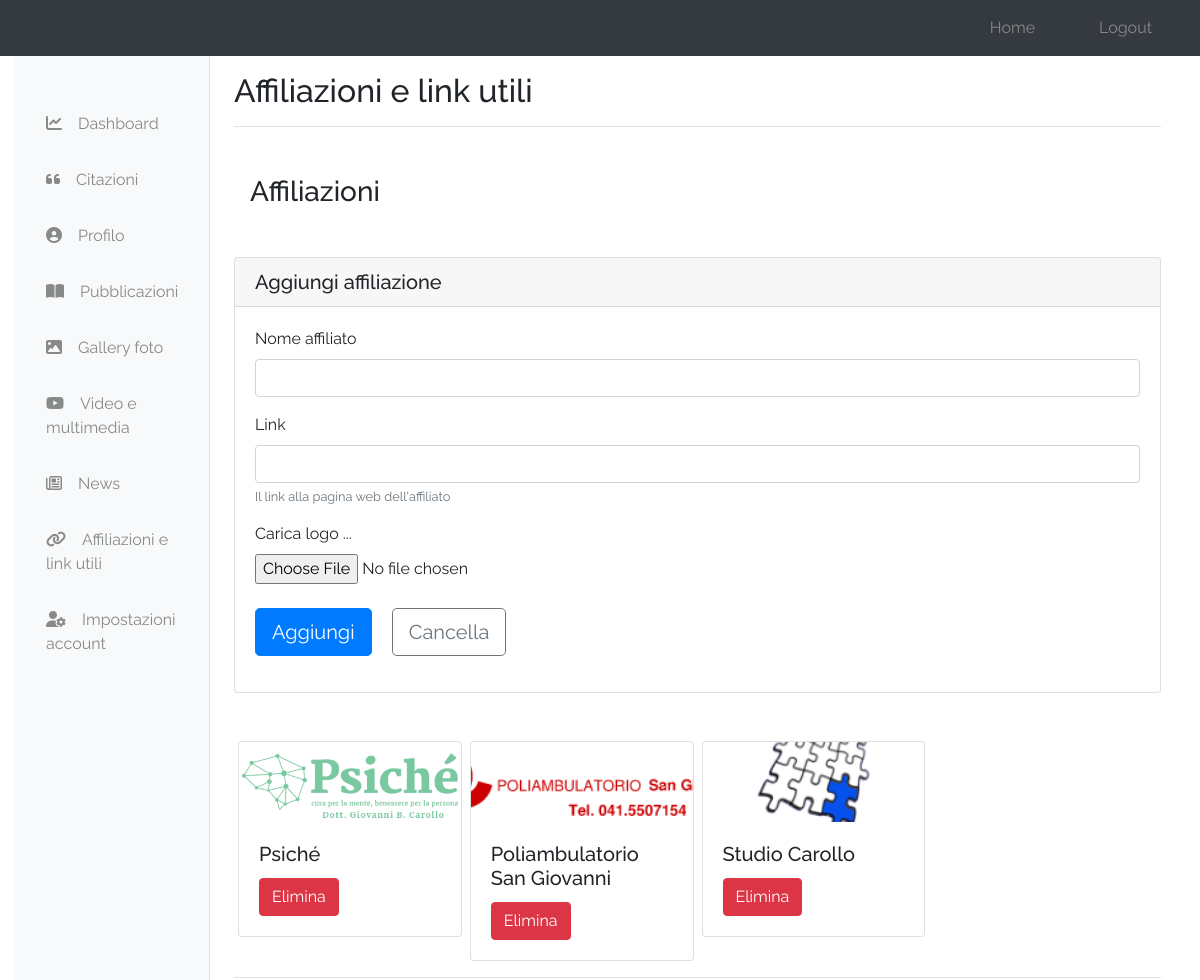
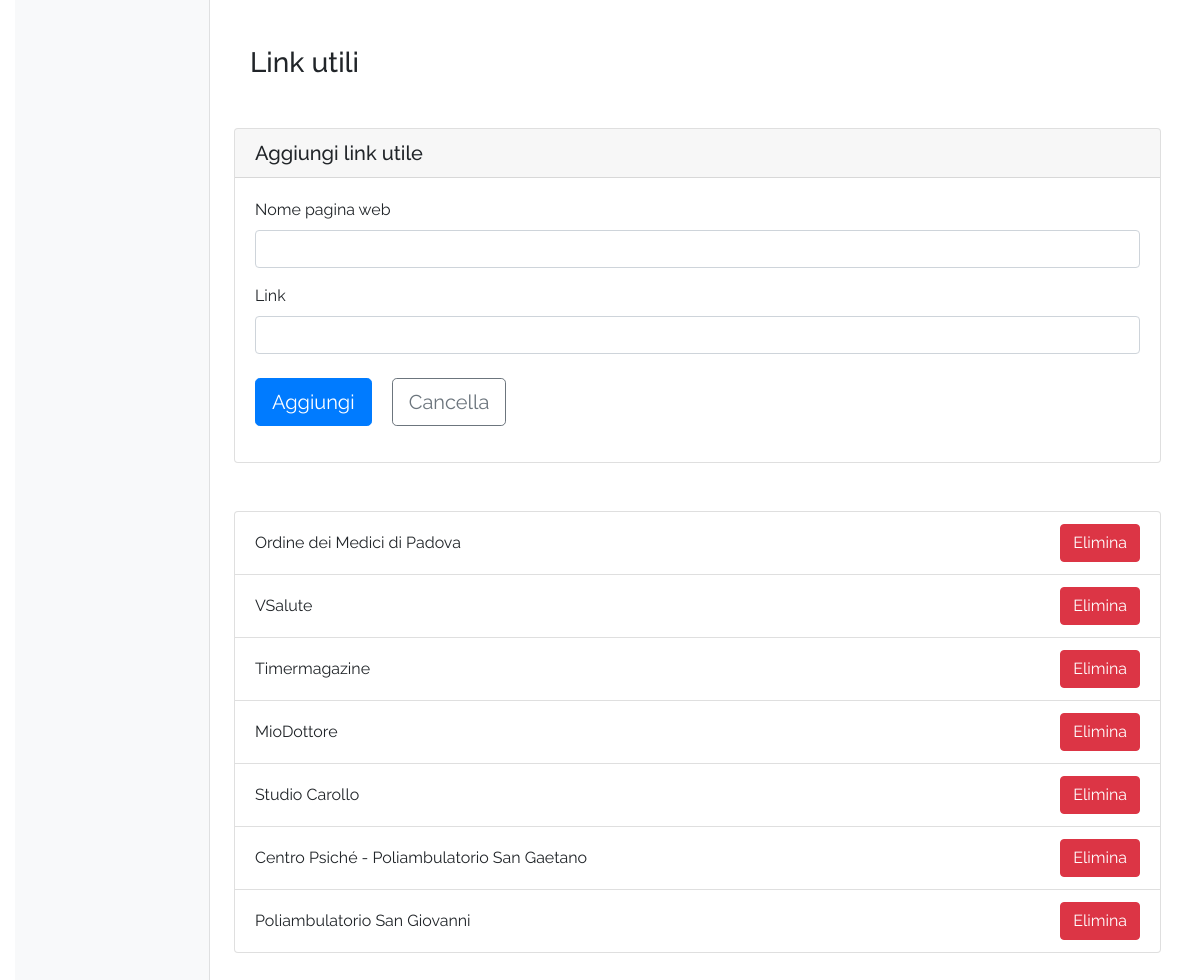
Screenshot of /admin/index.php?aff (signed in) with the database file from the repository (2 pictures, top to bottom).
### tables this page shows
CREATE TABLE `affiliazioni` (
  `aff_id` int(11) NOT NULL,
  `aff_name` varchar(200) NOT NULL,
  `aff_image` varchar(200) NOT NULL,
  `aff_link` varchar(200) NOT NULL
);

CREATE TABLE `links` (
  `link_id` int(11) NOT NULL,
  `link_name` varchar(200) NOT NULL,
  `link_path` varchar(200) NOT NULL
);

### resources/templates/back/aff.php (the view, shortened to what this page needs)
<?php $links = get_links(); ?>
<h3 class="my-5 ml-3">Affiliazioni</h3>
<div class="card mb-5">
    <div class="card-header h5">Aggiungi affiliazione</div>
    <div class="card-body">
        <form id="affForm" action="" method="POST" enctype="multipart/form-data" class="needs-validation" novalidate>
            <div class="form-group">
                <label for="nome" class="form-label">Nome affiliato</label>
                <input type="text" name="nome" class="form-control" id="nome" required>
            </div>
            <div class="form-group">
                <label for="link" class="form-label">Link</label>
                <input type="text" name="link" class="form-control" id="link" required>
                <small id="linkHelp" class="form-text text-muted">Il link alla pagina web dell'affiliato</small>
            </div>
            <div class="form-group mb-3">
                <label class="form-label" for="logo">Carica logo ...</label>
                <input type="file" class="form-control-file" id="logo" name="logo" required>
            </div>
            <div class="form-group mt-4">
                <button name="addAff" type="submit" class="btn btn-primary btn-lg mr-3">Aggiungi</button>
                <button name="reset" type="reset" class="btn btn-outline-secondary btn-lg" onClick="formReset('affForm')">Cancella</button>
            </div>
        </form>
    </div>
</div>
<div class="row mb-5 border-bottom">
    <?php get_aff_thumb(); ?>
</div>
<h3 class="my-5 ml-3">Link utili</h3>
<div class="card mb-5">
    <div class="card-header h5">Aggiungi link utile</div>
    <div class="card-body">
        <form id="linkForm" action="" method="POST" enctype="multipart/form-data" class="needs-validation" novalidate>
            <div class="form-group">
                <label for="nome" class="form-label">Nome pagina web</label>
                <input type="text" name="nome" class="form-control" id="nome" required>
            </div>
            <div class="form-group">
                <label for="link" class="form-label">Link</label>
                <input type="text" name="link" class="form-control" id="link" required>
            </div>
            <div class="form-group mt-4">
                <button name="addLink" type="submit" class="btn btn-primary btn-lg mr-3">Aggiungi</button>
                <button name="reset" type="reset" class="btn btn-outline-secondary btn-lg" onClick="formReset('linkForm')">Cancella</button>
            </div>
        </form>
    </div>
</div>
<ul class="list-group mb-5">
    <?php
    for($i=0; $i<count($links); $i++) {
        echo "<li class='list-group-item d-flex justify-content-between align-items-center'>{$links[$i]['link_name']}<a href='../admin/index.php?delete_link&id={$links[$i]['link_id']}' role='button' class='btn btn-danger'>Elimina</a></li>";
    }
    ?>
</ul>

### admin/index.php (shortened to what this page needs)
<!DOCTYPE html>
<html>
    <head>
        <link rel="stylesheet" type="text/css" href="../css/style.css" />
        <link rel="stylesheet" href="https://cdn.jsdelivr.net/npm/bootstrap@4.5.3/dist/css/bootstrap.min.css">
    </head>
    <body>
        <?php include(TEMPLATE_BACK . DS . "navbar.php"); ?>
        <div class="container-fluid">
            <div class="row">
                <?php include(TEMPLATE_BACK . DS . "sidenav.php"); ?>
                <main class="col-md-9 ms-sm-auto col-lg-10 px-md-4">
                    <div class="d-flex justify-content-between flex-wrap flex-md-nowrap align-items-center pt-3 pb-2 mb-3 border-bottom">
                        <h1 class="h2"><?php get_admin_h1(); ?></h1>
                    </div>
                    <?php show_admin_content() ?>
                </main>
            </div>
        </div>
    </body>
</html>

### resources/templates/back/navbar.php (shortened to what this page needs)
<header class="navbar navbar-dark sticky-top bg-dark navbar-expand-lg">
    <div class="collapse navbar-collapse" id="navbarToggler">
        <ul class="navbar-nav ml-auto">
            <li class="nav-item text-nowrap px-3">
                <a class="nav-link" href="../index.php">Home</a>
            </li>
            <li class="nav-item text-nowrap px-3">
                <a class="nav-link" href="../admin/index.php?logout">Logout</a>
            </li>
        </ul>
    </div>
</header>

### resources/templates/back/sidenav.php
<nav id="sidebarMenu" class="col-md-3 col-lg-2 d-md-block bg-light sidebar collapse">
    <div class="position-sticky pt-3">
        <ul class="nav flex-column">
            <li class="nav-item pb-3">
                <a class="nav-link" href="../admin/index.php"><i class="fas fa-chart-line"></i>Dashboard</a>
            </li>
            <li class="nav-item pb-3">
                <a class="nav-link" href="../admin/index.php?quotes"><i class="fas fa-quote-left"></i>Citazioni</a>
            </li>
            <li class="nav-item pb-3">
                <a class="nav-link" href="../admin/index.php?profile"><i class="fas fa-user-circle"></i>Profilo</a>
            </li>
            <li class="nav-item pb-3">
                <a class="nav-link" href="../admin/index.php?pubs"><i class="fas fa-book-open"></i>Pubblicazioni</a>
            </li>
            <li class="nav-item pb-3">
                <a class="nav-link" href="../admin/index.php?gallery"><i class="fas fa-image"></i>Gallery foto</a>
            </li>
            <li class="nav-item pb-3">
                <a class="nav-link" href="../admin/index.php?video"><i class="fab fa-youtube"></i>Video e multimedia</a>
            </li>
            <li class="nav-item pb-3">
                <a class="nav-link" href="../admin/index.php?articles"><i class="far fa-newspaper"></i>News</a>
            </li>
            <li class="nav-item pb-3">
                <a class="nav-link" href="../admin/index.php?aff"><i class="fas fa-link"></i>Affiliazioni e link utili</a>
            </li>
            <li class="nav-item pb-3">
                <a class="nav-link" href="../admin/index.php?account"><i class="fas fa-user-cog"></i>Impostazioni account</a>
            </li>
        </ul>
    </div>
</nav>

### resources/functions.php (shortened to what this page needs)
<?php
function query($sql){
    global $connection;
    return mysqli_query($connection, $sql);
}
function fetch_array($result){
    return mysqli_fetch_array($result);
}
function display_image($image) {
    return "uploads" . DS . $image;
}
function get_links() {
    $query = query("SELECT * FROM links");
    $links = [];
    while($row = fetch_array($query)) {
        array_push($links, $row);
    }
    return $links;
}
function show_admin_content() {
    if(isset($_GET['aff'])) {
        include(TEMPLATE_BACK . "/aff.php");
    }
}
function get_admin_h1() {
    $title = "";
    if(isset($_GET['aff'])) {
        $title = "Affiliazioni e link utili";
    }
    echo $title;
}
function get_aff_thumb() {
$query = query("SELECT * FROM affiliazioni");
while($row = fetch_array($query)) {
$img = display_image($row['aff_image']);
$aff = <<<DELIMETER
<div class="col-lg-3 mb-3 px-1">
    <div class="card">
        <img src="../resources/{$img}" class="img-fluid aff-thumb" alt="">
        <div class="card-body">
            <h5 class="card-title">{$row['aff_name']}</h5>
            <a href="../admin/index.php?delete_aff&id={$row['aff_id']}&img={$row['aff_image']}" role="button" class="btn btn-danger">Elimina</a>
        </div>
    </div>
</div>
DELIMETER;
echo $aff;
}
}
?>

### css/style.css (style rules this page uses)
body { background-color: #FFF; font-family: 'Raleway', sans-serif !important; min-height: 100%; }
.row { margin: 0 !important; }
.nav-link { color: #888989 !important; padding-left: 1.5rem !important; padding-right: 1.5rem !important; }
.sidebar { position: fixed; top: 0; bottom: 0; left: 0; z-index: 100; padding: 2em 0 0; box-shadow: inset -1px 0 0 rgba(0, 0, 0, .1); }
.sidebar .nav-link { color: #26293A; }
.sidebar .nav-link i { margin-right: 1rem; }
.aff-thumb { width: auto !important; height: 5em !important; object-fit: cover; }
@media (max-width: 1300px) { .nav-link { padding-left: 1rem !important; padding-right: 1rem !important; } }

### rows the page displays
affiliazioni: aff_image (picture), aff_name "Psiché"
affiliazioni: aff_image (picture), aff_name "Poliambulatorio San Giovanni"
affiliazioni: aff_image (picture), aff_name "Studio Carollo"
links: link_name "Ordine dei Medici di Padova"
links: link_name "VSalute"
links: link_name "Timermagazine"
links: link_name "MioDottore"
links: link_name "Studio Carollo"
links: link_name "Centro Psiché - Poliambulatorio San Gaetano"
links: link_name "Poliambulatorio San Giovanni"

### other values shown
$title "Affiliazioni e link utili"
